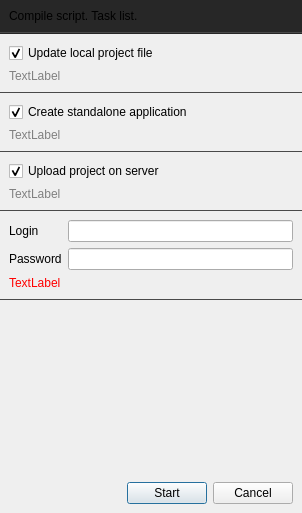
<?xml version="1.0" encoding="UTF-8"?>
<ui version="4.0">
 <class>CompileResults</class>
 <widget class="QDialog" name="CompileResults">
  <property name="geometry">
   <rect>
    <x>0</x>
    <y>0</y>
    <width>302</width>
    <height>513</height>
   </rect>
  </property>
  <property name="windowTitle">
   <string>Compile Script</string>
  </property>
  <property name="windowIcon">
   <iconset resource="studio.qrc">
    <normaloff>:/studio/images/box.png</normaloff>:/studio/images/box.png</iconset>
  </property>
  <layout class="QVBoxLayout" name="verticalLayout_5">
   <property name="spacing">
    <number>0</number>
   </property>
   <property name="leftMargin">
    <number>0</number>
   </property>
   <property name="topMargin">
    <number>0</number>
   </property>
   <property name="rightMargin">
    <number>0</number>
   </property>
   <property name="bottomMargin">
    <number>0</number>
   </property>
   <item>
    <widget class="QWidget" name="MainLabel" native="true">
     <property name="styleSheet">
      <string notr="true">#MainLabel{background-color:#272727;color:#bc89da}</string>
     </property>
     <layout class="QVBoxLayout" name="verticalLayout_6">
      <item>
       <widget class="QLabel" name="label">
        <property name="text">
         <string>Compile script. Task list.</string>
        </property>
       </widget>
      </item>
     </layout>
    </widget>
   </item>
   <item>
    <widget class="QWidget" name="widget_2" native="true">
     <property name="minimumSize">
      <size>
       <width>0</width>
       <height>1</height>
      </size>
     </property>
     <property name="maximumSize">
      <size>
       <width>16777215</width>
       <height>1</height>
      </size>
     </property>
     <property name="styleSheet">
      <string notr="true">*{background-color:#494949}</string>
     </property>
    </widget>
   </item>
   <item>
    <widget class="QWidget" name="widget_3" native="true">
     <property name="minimumSize">
      <size>
       <width>0</width>
       <height>1</height>
      </size>
     </property>
     <property name="maximumSize">
      <size>
       <width>16777215</width>
       <height>1</height>
      </size>
     </property>
     <property name="styleSheet">
      <string notr="true">*{background-color:#262626}</string>
     </property>
    </widget>
   </item>
   <item>
    <widget class="QWidget" name="LocalProjectWidget" native="true">
     <layout class="QVBoxLayout" name="verticalLayout_3">
      <property name="bottomMargin">
       <number>9</number>
      </property>
      <item>
       <widget class="QCheckBox" name="LocalProjectCheckbox">
        <property name="text">
         <string>Update local project file</string>
        </property>
        <property name="checked">
         <bool>true</bool>
        </property>
       </widget>
      </item>
      <item>
       <widget class="QLabel" name="LocalProjectLabel">
        <property name="styleSheet">
         <string notr="true">*{color:gray}</string>
        </property>
        <property name="text">
         <string>TextLabel</string>
        </property>
        <property name="wordWrap">
         <bool>true</bool>
        </property>
        <property name="openExternalLinks">
         <bool>true</bool>
        </property>
       </widget>
      </item>
     </layout>
    </widget>
   </item>
   <item>
    <widget class="QWidget" name="LocalProjectBorder" native="true">
     <property name="minimumSize">
      <size>
       <width>0</width>
       <height>1</height>
      </size>
     </property>
     <property name="maximumSize">
      <size>
       <width>16777215</width>
       <height>1</height>
      </size>
     </property>
     <property name="styleSheet">
      <string notr="true">*{background-color:#494949}</string>
     </property>
    </widget>
   </item>
   <item>
    <widget class="QWidget" name="CreateApplicationWidget" native="true">
     <layout class="QVBoxLayout" name="verticalLayout_4">
      <property name="topMargin">
       <number>9</number>
      </property>
      <property name="bottomMargin">
       <number>9</number>
      </property>
      <item>
       <widget class="QCheckBox" name="CreateApplicationCheckbox">
        <property name="text">
         <string>Create standalone application</string>
        </property>
        <property name="checked">
         <bool>true</bool>
        </property>
       </widget>
      </item>
      <item>
       <widget class="QLabel" name="CreateApplicationLabel">
        <property name="styleSheet">
         <string notr="true">*{color:gray}</string>
        </property>
        <property name="text">
         <string>TextLabel</string>
        </property>
        <property name="wordWrap">
         <bool>true</bool>
        </property>
        <property name="openExternalLinks">
         <bool>false</bool>
        </property>
       </widget>
      </item>
     </layout>
    </widget>
   </item>
   <item>
    <widget class="QWidget" name="CreateApplicationBorder" native="true">
     <property name="minimumSize">
      <size>
       <width>0</width>
       <height>1</height>
      </size>
     </property>
     <property name="maximumSize">
      <size>
       <width>16777215</width>
       <height>1</height>
      </size>
     </property>
     <property name="styleSheet">
      <string notr="true">*{background-color:#494949}</string>
     </property>
    </widget>
   </item>
   <item>
    <widget class="QWidget" name="RemoteProjectWidget" native="true">
     <layout class="QVBoxLayout" name="verticalLayout_2">
      <property name="topMargin">
       <number>9</number>
      </property>
      <property name="bottomMargin">
       <number>9</number>
      </property>
      <item>
       <widget class="QCheckBox" name="RemoteProjectCheckbox">
        <property name="text">
         <string>Upload project on server</string>
        </property>
        <property name="checked">
         <bool>true</bool>
        </property>
       </widget>
      </item>
      <item>
       <widget class="QLabel" name="RemoteProjectLabel">
        <property name="styleSheet">
         <string notr="true">*{color:gray}</string>
        </property>
        <property name="text">
         <string>TextLabel</string>
        </property>
        <property name="wordWrap">
         <bool>true</bool>
        </property>
        <property name="openExternalLinks">
         <bool>true</bool>
        </property>
       </widget>
      </item>
     </layout>
    </widget>
   </item>
   <item>
    <widget class="QWidget" name="RemoteProjectBorder" native="true">
     <property name="minimumSize">
      <size>
       <width>0</width>
       <height>1</height>
      </size>
     </property>
     <property name="maximumSize">
      <size>
       <width>16777215</width>
       <height>1</height>
      </size>
     </property>
     <property name="styleSheet">
      <string notr="true">*{background-color:#494949}</string>
     </property>
    </widget>
   </item>
   <item>
    <widget class="QWidget" name="AuthWidget" native="true">
     <layout class="QVBoxLayout" name="verticalLayout">
      <property name="topMargin">
       <number>9</number>
      </property>
      <property name="bottomMargin">
       <number>9</number>
      </property>
      <item>
       <layout class="QFormLayout" name="formLayout">
        <item row="0" column="0">
         <widget class="QLabel" name="label_3">
          <property name="text">
           <string>Login</string>
          </property>
         </widget>
        </item>
        <item row="1" column="0">
         <widget class="QLabel" name="label_4">
          <property name="text">
           <string>Password</string>
          </property>
         </widget>
        </item>
        <item row="0" column="1">
         <widget class="QLineEdit" name="Login"/>
        </item>
        <item row="1" column="1">
         <widget class="QLineEdit" name="Password">
          <property name="echoMode">
           <enum>QLineEdit::Password</enum>
          </property>
         </widget>
        </item>
       </layout>
      </item>
      <item>
       <widget class="QLabel" name="AuthValidation">
        <property name="styleSheet">
         <string notr="true">*{color:red}</string>
        </property>
        <property name="text">
         <string>TextLabel</string>
        </property>
       </widget>
      </item>
     </layout>
    </widget>
   </item>
   <item>
    <widget class="QWidget" name="AuthBorder" native="true">
     <property name="minimumSize">
      <size>
       <width>0</width>
       <height>1</height>
      </size>
     </property>
     <property name="maximumSize">
      <size>
       <width>16777215</width>
       <height>1</height>
      </size>
     </property>
     <property name="styleSheet">
      <string notr="true">*{background-color:#494949}</string>
     </property>
    </widget>
   </item>
   <item>
    <spacer name="verticalSpacer">
     <property name="orientation">
      <enum>Qt::Vertical</enum>
     </property>
     <property name="sizeHint" stdset="0">
      <size>
       <width>20</width>
       <height>40</height>
      </size>
     </property>
    </spacer>
   </item>
   <item>
    <layout class="QHBoxLayout" name="horizontalLayout">
     <property name="leftMargin">
      <number>9</number>
     </property>
     <property name="topMargin">
      <number>9</number>
     </property>
     <property name="rightMargin">
      <number>9</number>
     </property>
     <property name="bottomMargin">
      <number>9</number>
     </property>
     <item>
      <spacer name="horizontalSpacer">
       <property name="orientation">
        <enum>Qt::Horizontal</enum>
       </property>
       <property name="sizeHint" stdset="0">
        <size>
         <width>40</width>
         <height>20</height>
        </size>
       </property>
      </spacer>
     </item>
     <item>
      <widget class="QPushButton" name="Ok">
       <property name="text">
        <string>Start</string>
       </property>
      </widget>
     </item>
     <item>
      <spacer name="horizontalSpacer_2">
       <property name="orientation">
        <enum>Qt::Horizontal</enum>
       </property>
       <property name="sizeType">
        <enum>QSizePolicy::Fixed</enum>
       </property>
       <property name="sizeHint" stdset="0">
        <size>
         <width>6</width>
         <height>20</height>
        </size>
       </property>
      </spacer>
     </item>
     <item>
      <widget class="QPushButton" name="Cancel">
       <property name="text">
        <string>Cancel</string>
       </property>
      </widget>
     </item>
    </layout>
   </item>
  </layout>
 </widget>
 <resources>
  <include location="studio.qrc"/>
 </resources>
 <connections/>
</ui>
